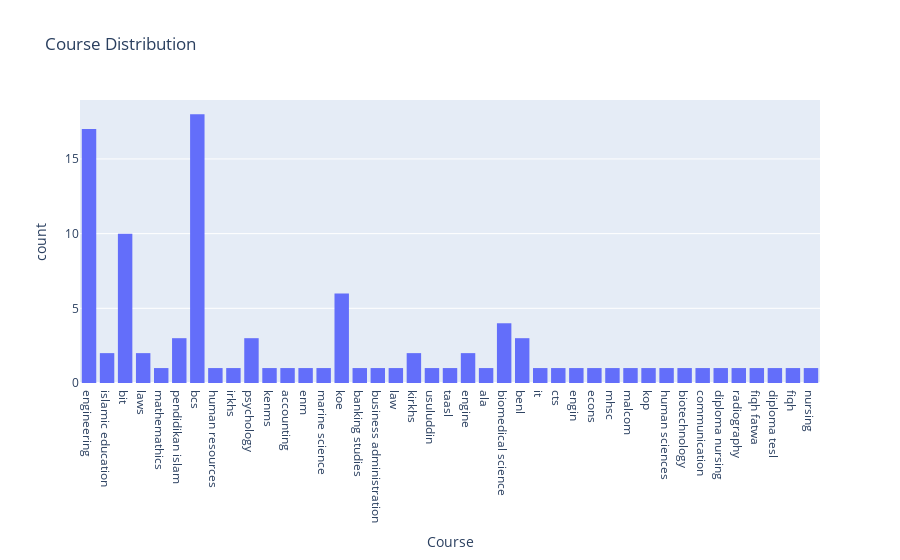

Notebook code for this chart:
### Code cell
plt = px.histogram(df, x = "Course", title="Course Distribution")
plt.show() 
# 강의배포 histogram

### Figure 1 — Plotly figure (JSON) as saved in the notebook; plotly's stock layout.template omitted (floating-point values rounded to 4 significant figures)
{"data": [{"alignmentgroup": "True", "bingroup": "x", "hovertemplate": "Course=%{x}<br>count=%{y}<extra></extra>", "legendgroup": "", "marker": {"color": "#636efa", "pattern": {"shape": ""}}, "name": "", "offsetgroup": "", "orientation": "v", "showlegend": false, "type": "histogram", "x": ["engineering", "islamic education", "bit", "laws", "mathemathics", "engineering", "pendidikan islam", "bcs", "human resources", "irkhs", "psychology", "engineering", "bcs", "engineering", "kenms", "bcs", "accounting", "enm", "bit", "marine science", "engineering", "koe", "bcs", "engineering", "bcs", "banking studies", "engineering", "engineering", "bit", "bcs", "business administration", "bcs", "bcs", "bcs", "bit", "engineering", "law", "bit", "kirkhs", "engineering", "bit", "engineering", "usuluddin", "bit", "taasl", "bcs", "engineering", "engine", "bcs", "bcs", "ala", "bcs", "biomedical science", "koe", "bcs", "bcs", "kirkhs", "benl", "bcs", "benl", "it", "bcs", "cts", "engin", "engine", "econs", "koe", "mhsc", "malcom", "kop", "biomedical science", "laws", "bit", "biomedical science", "bit", "koe", "engineering", "human sciences", "biotechnology", "engineering", "communication", "diploma nursing", "engineering", "pendidikan islam", "radiography", "psychology", "fiqh fatwa", "psychology", "bit", "engineering", "diploma tesl", "koe", "koe", "benl", "fiqh", "islamic education", "bcs", "engineering", "nursing", "pendidikan islam", "biomedical science"], "xaxis": "x", "yaxis": "y"}], "layout": {"barmode": "relative", "legend": {"tracegroupgap": 0}, "title": {"text": "Course Distribution"}, "xaxis": {"anchor": "y", "domain": [0, 1], "title": {"text": "Course"}}, "yaxis": {"anchor": "x", "domain": [0, 1], "title": {"text": "count"}}}}
